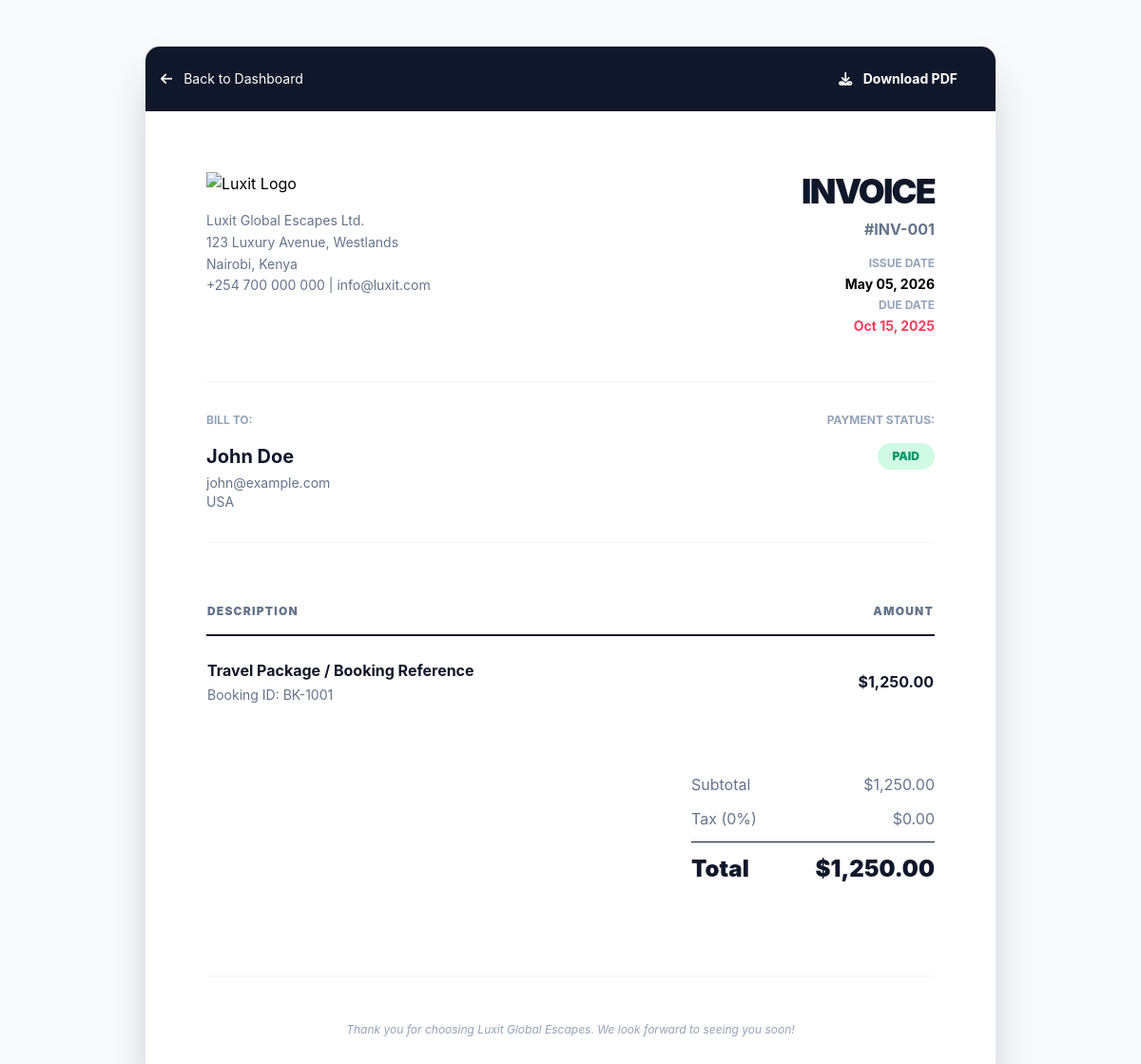
Screenshot of /admin/view-invoice.php?id=INV-001 (signed in) with the database file from the repository.
### tables this page shows
CREATE TABLE `invoices` (
  `id` varchar(20) NOT NULL,
  `customer_id` varchar(20) NOT NULL,
  `booking_id` varchar(20) DEFAULT NULL,
  `amount` decimal(10,2) NOT NULL,
  `status` enum('Unpaid', 'Paid', 'Overdue', 'Partial') DEFAULT 'Unpaid',
  `due_date` date NOT NULL,
  `created_at` timestamp DEFAULT CURRENT_TIMESTAMP,
  PRIMARY KEY (`id`),
  FOREIGN KEY (`customer_id`) REFERENCES `customers`(`id`) ON DELETE CASCADE,
  FOREIGN KEY (`booking_id`) REFERENCES `bookings`(`id`) ON DELETE SET NULL
);

CREATE TABLE `customers` (
  `id` varchar(20) NOT NULL,
  `name` varchar(100) NOT NULL,
  `email` varchar(100) NOT NULL,
  `country` varchar(50) DEFAULT NULL,
  `bookings_count` int(11) DEFAULT 0,
  `joined_date` date NOT NULL,
  `created_at` timestamp DEFAULT CURRENT_TIMESTAMP,
  PRIMARY KEY (`id`),
  UNIQUE KEY `email` (`email`)
);

### admin/view-invoice.php (the view, shortened to what this page needs)
<?php
require_once __DIR__ . '/../includes/db.php';
$id = $_GET['id'] ?? null;
$stmt = $pdo->prepare("SELECT i.*, c.name as customer_name, c.email as customer_email, c.country as customer_country
                       FROM invoices i
                       JOIN customers c ON i.customer_id = c.id
                       WHERE i.id = ?");
$stmt->execute([$id]);
$invoice = $stmt->fetch();
?>
<!DOCTYPE html>
<html lang="en">
<head>
    <script src="https://cdn.tailwindcss.com"></script>
    <link rel="stylesheet" href="https://cdnjs.cloudflare.com/ajax/libs/font-awesome/6.4.0/css/all.min.css">
</head>
<body class="bg-slate-50 p-4 md:p-12">
    <div class="max-w-4xl mx-auto bg-white shadow-2xl rounded-2xl overflow-hidden border border-slate-200 glass">
        <div class="no-print bg-slate-900 text-white p-4 flex justify-between items-center">
            <a href="index.php" class="text-sm hover:text-primary transition"><i class="fas fa-arrow-left mr-2"></i> Back to Dashboard</a>
            <button onclick="window.print()" class="bg-primary px-6 py-2 rounded-xl text-sm font-bold hover:bg-opacity-90 transition">
                <i class="fas fa-download mr-2"></i> Download PDF
            </button>
        </div>
        <div class="p-8 md:p-16">
            <div class="flex flex-col md:flex-row justify-between items-start mb-12">
                <div>
                    <img src="../assets/images/luxit-africa-logo.png" alt="Luxit Logo" class="w-40 mb-4">
                    <p class="text-slate-500 text-sm leading-relaxed">
                        Luxit Global Escapes Ltd.<br>
                        123 Luxury Avenue, Westlands<br>
                        Nairobi, Kenya<br>
                        +254 700 000 000 | info@luxit.com
                    </p>
                </div>
                <div class="mt-8 md:mt-0 text-right">
                    <h1 class="text-4xl font-black text-slate-900 uppercase tracking-tighter">Invoice</h1>
                    <p class="text-slate-500 font-bold mt-2">#<?php echo $invoice['id']; ?></p>
                    <div class="mt-4 space-y-1">
                        <p class="text-xs text-slate-400 uppercase font-bold">Issue Date</p>
                        <p class="text-sm font-bold"><?php echo date('M d, Y', strtotime($invoice['created_at'])); ?></p>
                        <p class="text-xs text-slate-400 uppercase font-bold mt-2">Due Date</p>
                        <p class="text-sm font-bold text-rose-500"><?php echo date('M d, Y', strtotime($invoice['due_date'])); ?></p>
                    </div>
                </div>
            </div>
            <div class="grid grid-cols-2 gap-12 mb-12 border-y border-slate-100 py-8">
                <div>
                    <p class="text-xs text-slate-400 uppercase font-bold mb-4">Bill To:</p>
                    <h3 class="text-xl font-bold text-slate-900"><?php echo $invoice['customer_name']; ?></h3>
                    <p class="text-slate-500 text-sm mt-1"><?php echo $invoice['customer_email']; ?></p>
                    <p class="text-slate-500 text-sm"><?php echo $invoice['customer_country']; ?></p>
                </div>
                <div class="text-right">
                    <p class="text-xs text-slate-400 uppercase font-bold mb-4">Payment Status:</p>
                    <span class="inline-block px-4 py-1.5 rounded-full text-xs font-black uppercase <?php
                        echo $invoice['status'] === 'Paid' ? 'bg-emerald-100 text-emerald-600' : 'bg-rose-100 text-rose-600';
                    ?>">
                        <?php echo $invoice['status']; ?>
                    </span>
                </div>
            </div>
            <table class="w-full mb-12">
                <thead>
                    <tr class="text-left border-b-2 border-slate-900">
                        <th class="py-4 text-xs font-black uppercase tracking-widest text-slate-500">Description</th>
                        <th class="py-4 text-right text-xs font-black uppercase tracking-widest text-slate-500">Amount</th>
                    </tr>
                </thead>
                <tbody class="divide-y divide-slate-100">
                    <tr>
                        <td class="py-6">
                            <p class="font-bold text-slate-900">Travel Package / Booking Reference</p>
                            <p class="text-sm text-slate-500 mt-1">Booking ID: <?php echo $invoice['booking_id'] ?? 'N/A'; ?></p>
                        </td>
                        <td class="py-6 text-right font-bold text-slate-900">$<?php echo number_format($invoice['amount'], 2); ?></td>
                    </tr>
                </tbody>
            </table>
            <div class="flex justify-end">
                <div class="w-full md:w-64 space-y-3">
                    <div class="flex justify-between text-slate-500">
                        <span>Subtotal</span>
                        <span>$<?php echo number_format($invoice['amount'], 2); ?></span>
                    </div>
                    <div class="flex justify-between text-slate-500">
                        <span>Tax (0%)</span>
                        <span>$0.00</span>
                    </div>
                    <div class="flex justify-between text-2xl font-black text-slate-900 pt-3 border-t border-slate-900">
                        <span>Total</span>
                        <span>$<?php echo number_format($invoice['amount'], 2); ?></span>
                    </div>
                </div>
            </div>
            <div class="mt-24 pt-12 border-t border-slate-100 text-center">
                <p class="text-slate-400 text-xs italic">Thank you for choosing Luxit Global Escapes. We look forward to seeing you soon!</p>
            </div>
        </div>
    </div>
</body>
</html>

### admin/view-invoice.php (style rules this page uses)
body { font-family: 'Inter', sans-serif; }

### rows the page displays
invoices: id "INV-001", created_at "May 05, 2026", due_date "Oct 15, 2025", customer.name "John Doe", customer.email "john@example.com", customer.country "USA", status "PAID", booking "BK-1001", amount "1,250.00"
